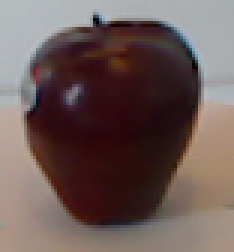
#> input picture Exercises of Project 3/1.png, 78 x 84 px (shown 3 times larger)
$ python color_histogram.py
#> lines starting #> are read from the running program, lines starting #| are printed output that depends on the picture
import numpy as np
import cv2
import matplotlib.pyplot as plt
import matplotlib.image as mpimg

# Read in an image
image = mpimg.imread('1.png')
#> image is the input picture: shape (84, 78, 3) float32; mean R, G, B 0.425, 0.352, 0.342
# Your other options for input images are:
    # hammer.jpeg
    # beer.jpeg
    # bowl.jpeg
    # create.jpeg
    # disk_part.jpeg

# Define a function to compute color histogram features
def color_hist(img, nbins=32, bins_range=(0, 256)):
    # Convert from RGB to HSV using cv2.cvtColor()
#> called with nbins = 32, bins_range = (0, 256)
    image = cv2.cvtColor(img, cv2.COLOR_RGB2HSV)
#> image: shape (84, 78, 3) float32; mean H, S, V 153.3, 0.4, 0.4
    # Compute the histogram of the HSV channels separately
    h_hist = np.histogram(image[:,:,0], bins=32, range=(0, 256))
    s_hist = np.histogram(image[:,:,1], bins=32, range=(0, 256))
    v_hist = np.histogram(image[:,:,2], bins=32, range=(0, 256))
    # Concatenate the histograms into a single feature vector
    hist_features = np.concatenate((h_hist[0], s_hist[0], v_hist[0])).astype(np.float64)
#> hist_features = 96 values, max 6552 at index 32, min 0 at index 11, mean 184.3

    # Normalize the result
    hist_features = hist_features/np.sum(hist_features)
#> hist_features = 96 values, max 0.37 at index 32, min 0 at index 11, mean 0.0104
    # Return the feature vector
    norm_features = hist_features
#> norm_features has the same summary as hist_features
    return norm_features

feature_vec = color_hist(image, nbins=32, bins_range=(0, 256))
#> feature_vec has the same summary as hist_features in color_hist

# Plot a figure with all three bar charts
if feature_vec is not None:
    fig = plt.figure(figsize=(12,6))
    plt.plot(feature_vec)
    plt.title('HSV Feature Vector', fontsize=30)
    plt.tick_params(axis='both', which='major', labelsize=20)
    fig.tight_layout()
    plt.show()
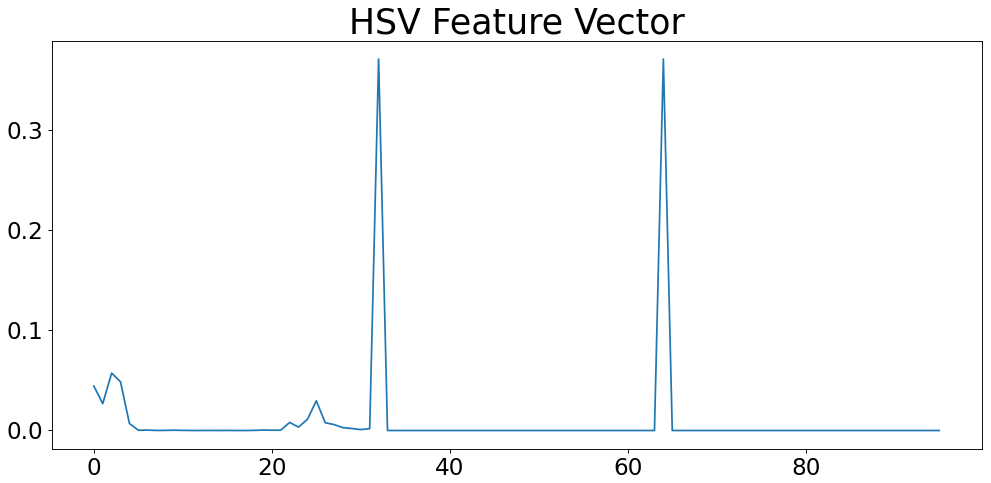
#> figure drawn by matplotlib, 1 panel; curve peaks at x = 32, y = 0.37
else:
    print('Your function is returning None...')

$ run again, with Exercises of Project 3/2.png copied over Exercises of Project 3/1.png
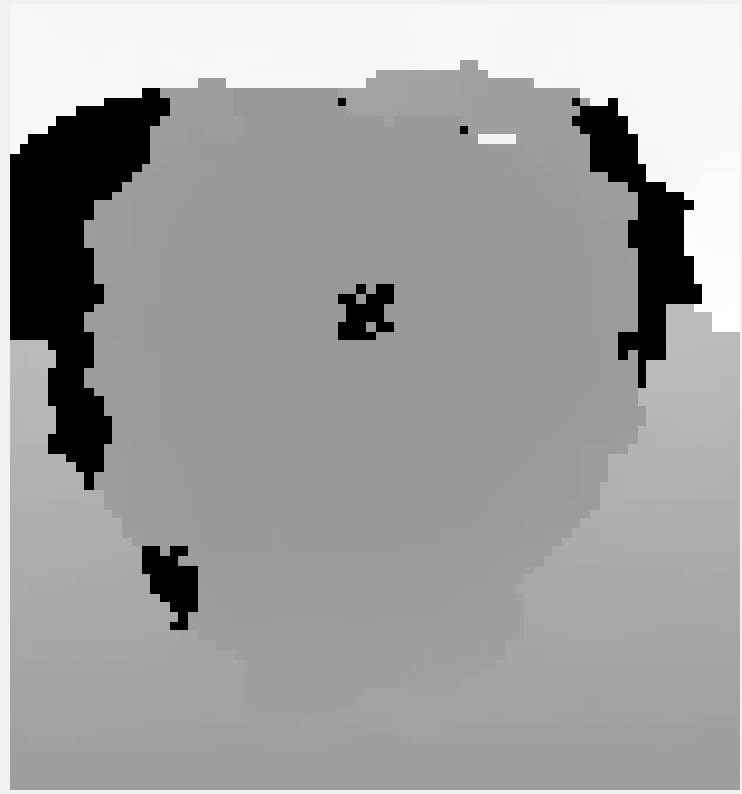
#> input picture Exercises of Project 3/2.png, 742 x 794 px
#> image is the input picture: shape (794, 742, 4) float32; mean R, G, B, A 0.629, 0.629, 0.629, 1
#> image: shape (794, 742, 3) float32; mean H, S, V 0, 0, 0.629
#> in color_hist, `hist_features = np.concatenate((h_hist[0], s_hist[0], v_hist[0])).asty..`: hist_features = 96 values, max 589148 at index 0, min 0 at index 1, mean 18410.9
#> in color_hist, `hist_features = hist_features/np.sum(hist_features)`: hist_features = 96 values, max 0.333 at index 0, min 0 at index 1, mean 0.0104
#> norm_features has the same summary as hist_features
#> feature_vec has the same summary as hist_features in color_hist
#> `plt.show()`:
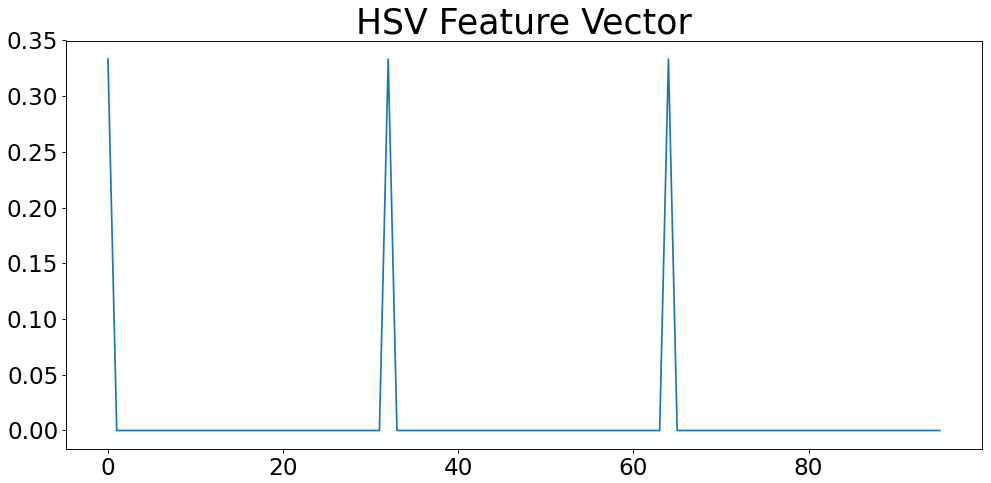
#> figure drawn by matplotlib, 1 panel; curve peaks at x = 0, y = 0.333
